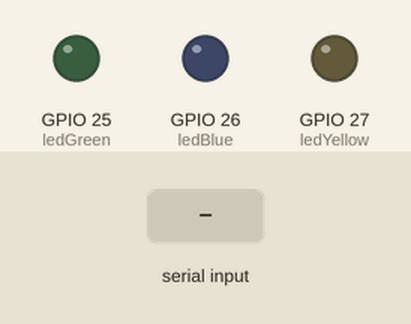
Simulated run of this sketch. Board: ESP32. On the bench: output pins drawn as LEDs (lit = HIGH). Dashed ring = blinking. The inputs (shaded band) are chosen by the test bench. What the sketch prints to the serial monitor is not drawn.

Above: at 0.1 s.
At 0.58 s:
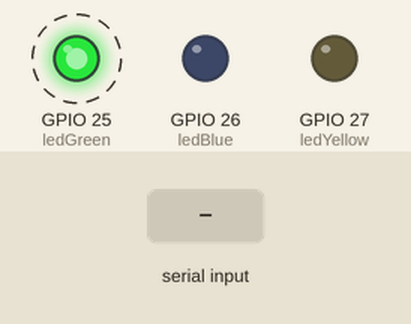
At 1.2 s:
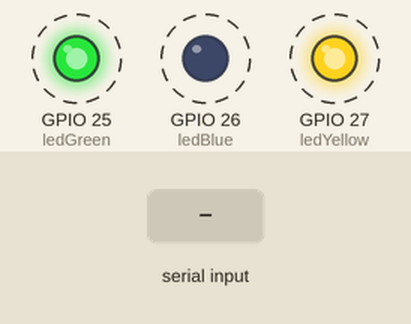
1.3 s: "1" received over Serial
Timing chart, 0 to 10.3 s (numbered marks = the images above; inputs shaded):
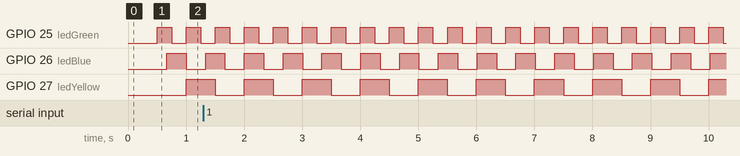

The sketch:

multiTasks.ino
```cpp
#include "task1.h"
#include "task2.h"
#include "task3.h"
#include "task4.h"


void setup()
{
    task1();
    task2();
    task3();
    task4();

}

void loop()
{
    task1();
    task2();
    task3();
    task4();

}
```

task1.cpp
```cpp
#include <Arduino.h>
#include "task1.h"

static void changeVar(uint32_t *pdata)
{
    *pdata = 10;
}

static void printVar(uint32_t value)
{
    printf("var content: %d\n", value);
}

void task1()
{
    enum class Task1States
    {
        INIT,
        WAIT_DATA
    };
    static Task1States task1State = Task1States::INIT;

    switch (task1State)
    {
    case Task1States::INIT:
    {
        Serial.begin(115200);
        task1State = Task1States::WAIT_DATA;
        break;
    }

    case Task1States::WAIT_DATA:
    {
        // evento 1:
        // Ha llegado al menos un dato por el puerto serial?
        if (Serial.available() > 0)
        {
            Serial.read();
            uint32_t var = 0;
            uint32_t *pvar = &var;
            printVar(*pvar);
            changeVar(pvar);
            printVar(var);
        }
        break;
    }

    default:
    {
        break;
    }
    }
}
```

task1.h
```cpp
#ifndef _TASK1_H_
#define _TASK1_H_

void task1();

#endif
```

task2.cpp
```cpp
#include <Arduino.h>
#include "task2.h"


void task2(){
    enum class Task2States{
        INIT,
        WAIT_TO_TOGGLE_LED
    };
    static Task2States task2State = Task2States::INIT;
    static uint32_t lasTime;
    static constexpr uint32_t INTERVAL = 250;
    static constexpr uint8_t ledGreen = 25;
    static bool ledStatus = false;

    switch(task2State){
        case Task2States::INIT:{
            pinMode(ledGreen,OUTPUT);
            lasTime = millis();
            task2State = Task2States::WAIT_TO_TOGGLE_LED;
            break;
        }

        case Task2States::WAIT_TO_TOGGLE_LED:{
            // evento 1:
            uint32_t currentTime = millis();
            if( (currentTime - lasTime) >= INTERVAL ){
                lasTime = currentTime;
                digitalWrite(ledGreen,ledStatus);
                ledStatus = !ledStatus;
            }
            break;
        }

        default:{
            break;
        }
    }

}
```

task2.h
```cpp
#ifndef _TASK2_H_
#define _TASK2_H_

void task2();

#endif
```

task3.cpp
```cpp
#include <Arduino.h>
#include "task3.h"


void task3(){
    enum class Task3States{
        INIT,
        WAIT_TO_TOGGLE_LED
    };
    static Task3States task3State = Task3States::INIT;
    static uint32_t lasTime;
    static constexpr uint32_t INTERVAL = 334;
    static constexpr uint8_t ledBlue = 26;
    static bool ledStatus = false;

    switch(task3State){
        case Task3States::INIT:{
            pinMode(ledBlue,OUTPUT);
            lasTime = millis();
            task3State = Task3States::WAIT_TO_TOGGLE_LED;
            break;
        }

        case Task3States::WAIT_TO_TOGGLE_LED:{
            // evento 1:
            uint32_t currentTime = millis();
            if( (currentTime - lasTime) >= INTERVAL ){
                lasTime = currentTime;
                digitalWrite(ledBlue,ledStatus);
                ledStatus = !ledStatus;
            }
            break;
        }

        default:{
            break;
        }
    }

}
```

task3.h
```cpp
#ifndef _TASK3_H_
#define _TASK3_H_

void task3();

#endif
```

task4.cpp
```cpp
#include <Arduino.h>
#include "task4.h"


void task4(){
    enum class Task4States{
        INIT,
        WAIT_TO_TOGGLE_LED
    };
    static Task4States task4State = Task4States::INIT;
    static uint32_t lasTime;
    static constexpr uint32_t INTERVAL = 500;
    static constexpr uint8_t ledYellow = 27;
    static bool ledStatus = false;

    switch(task4State){
        case Task4States::INIT:{
            pinMode(ledYellow,OUTPUT);
            lasTime = millis();
            task4State = Task4States::WAIT_TO_TOGGLE_LED;
            break;
        }

        case Task4States::WAIT_TO_TOGGLE_LED:{
            // evento 1:
            uint32_t currentTime = millis();
            if( (currentTime - lasTime) >= INTERVAL ){
                lasTime = currentTime;
                digitalWrite(ledYellow,ledStatus);
                ledStatus = !ledStatus;
            }
            break;
        }

        default:{
            break;
        }
    }

}
```

task4.h
```cpp
#ifndef _TASK4_H_
#define _TASK4_H_

void task4();

#endif
```

Measured:
- by itself, GPIO 25 (ledGreen): alternates HIGH for 0.25 s and LOW for 0.25 s
- by itself, GPIO 26 (ledBlue): alternates HIGH for 0.33 s and LOW for 0.33 s
- by itself, GPIO 27 (ledYellow): alternates HIGH for 0.50 s and LOW for 0.50 s
